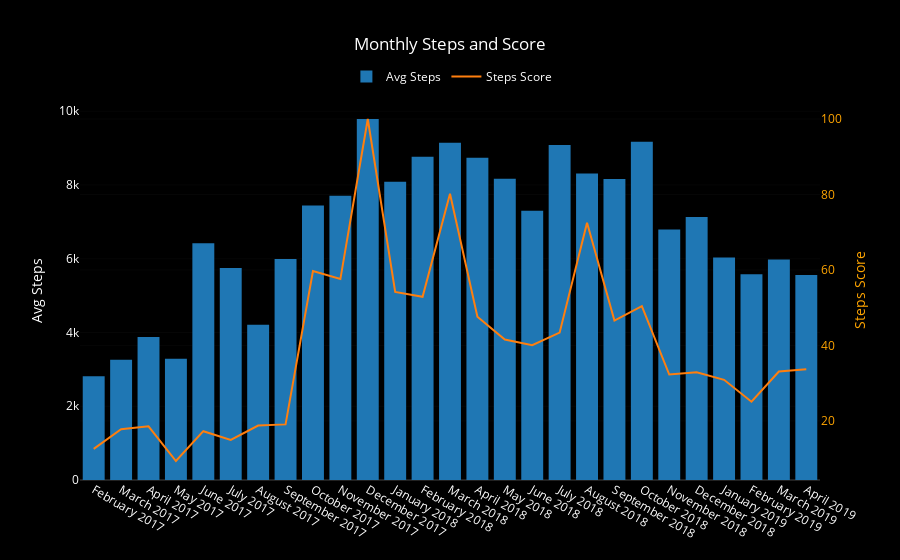

Here is the notebook cell this chart was saved with:
### Code cell
bars = go.Bar(x=month_df.month_year, y=month_df.mean_steps,
              name='Avg Steps', yaxis='y1')

score_line = go.Scatter(x=month_df.month_year, y=month_df.steps_score,
                        name='Steps Score', yaxis='y2')

layout = go.Layout({'plot_bgcolor': 'black', 'paper_bgcolor': 'black', 'font': {'color': 'white'},
                    'title': 'Monthly Steps and Score', 'yaxis': {'title': 'Avg Steps'},
                    'legend': {'orientation': 'h', 'x': .36, 'y': 1.1},
                    'yaxis2': {'title': 'Steps Score', 'titlefont': {'color': 'orange'},
                               'tickfont': {'color': 'orange'}, 'overlaying': 'y',
                               'side': 'right'},
                   'xaxis': {'type': '-'}})

data = [bars, score_line]
fig = go.Figure(data=data, layout=layout)
iplot(fig)

### Figure 1 — Plotly figure (JSON) as saved in the notebook; plotly's stock layout.template omitted (floating-point values rounded to 4 significant figures)
{"data": [{"name": "Avg Steps", "type": "bar", "uid": "0eaaa8a8-79a3-44a8-8076-c9570f1609fb", "x": ["February 2017", "March 2017", "April 2017", "May 2017", "June 2017", "July 2017", "August 2017", "September 2017", "October 2017", "November 2017", "December 2017", "January 2018", "February 2018", "March 2018", "April 2018", "May 2018", "June 2018", "July 2018", "August 2018", "September 2018", "October 2018", "November 2018", "December 2018", "January 2019", "February 2019", "March 2019", "April 2019"], "y": [2814.0, 3263.0, 3880.0, 3286.0, 6418.0, 5750.0, 4211.0, 5992.0, 7443.0, 7711.0, 9790.0, 8088.0, 8767.0, 9145, 8737.0, 8171.0, 7303.0, 9084.0, 8313.0, 8162.0, 9171.0, 6794.0, 7129.0, 6032.0, 5578.0, 5977.0, 5562.0], "yaxis": "y"}, {"name": "Steps Score", "type": "scatter", "uid": "dcb9af16-57e9-4435-93af-83c16fe87acb", "x": ["February 2017", "March 2017", "April 2017", "May 2017", "June 2017", "July 2017", "August 2017", "September 2017", "October 2017", "November 2017", "December 2017", "January 2018", "February 2018", "March 2018", "April 2018", "May 2018", "June 2018", "July 2018", "August 2018", "September 2018", "October 2018", "November 2018", "December 2018", "January 2019", "February 2019", "March 2019", "April 2019"], "y": [12.6, 17.8, 18.6, 9.4, 17.3, 15, 18.8, 19.1, 59.7, 57.6, 100, 54.2, 52.9, 80.2, 47.6, 41.6, 40.1, 43.4, 72.5, 46.6, 50.4, 32.3, 32.9, 30.9, 25.1, 33.1, 33.7], "yaxis": "y2"}], "layout": {"font": {"color": "white"}, "legend": {"orientation": "h", "x": 0.36, "y": 1.1}, "paper_bgcolor": "black", "plot_bgcolor": "black", "title": {"text": "Monthly Steps and Score"}, "xaxis": {"type": "-"}, "yaxis": {"title": {"text": "Avg Steps"}}, "yaxis2": {"overlaying": "y", "side": "right", "tickfont": {"color": "orange"}, "title": {"font": {"color": "orange"}, "text": "Steps Score"}}}}
